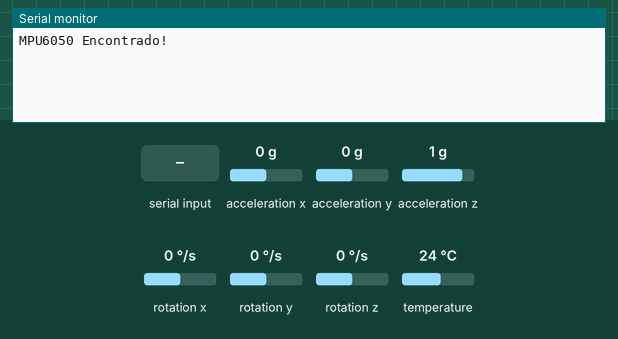
Simulated run of this sketch. Board: Arduino Uno, built with avr-gcc and run on an emulated ATmega328P. On the bench: the last lines printed to the serial monitor. The test bench sets the inputs (shaded band); at power-on: acceleration x 0 g, acceleration y 0 g, acceleration z 1 g, rotation x 0 °/s, rotation y 0 °/s, rotation z 0 °/s, temperature 24 °C.

Above: at 0.9 s.
1.0 s: "0" received over Serial
At 1.4 s:
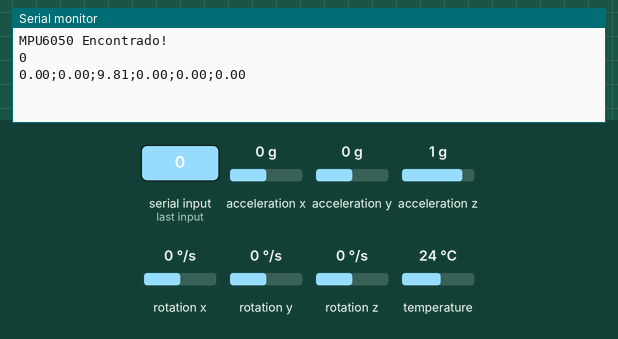
2.5 s: acceleration x set to -1.4 g
At 2.9 s:
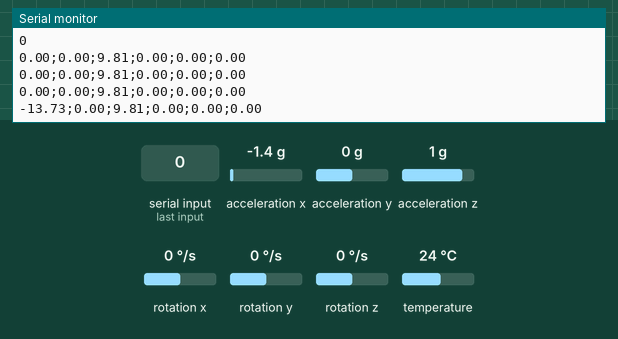
4.0 s: acceleration y set to -1.4 g
At 4.4 s:
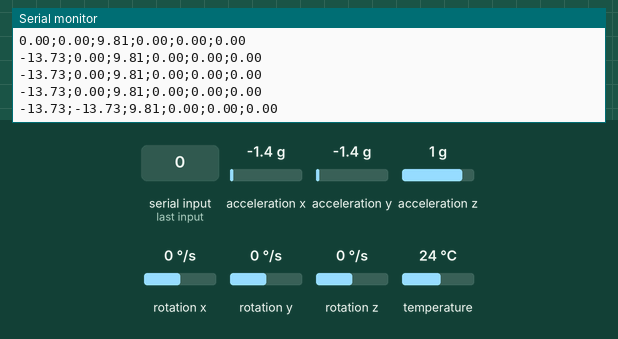
5.5 s: acceleration z set to -1.4 g
At 5.9 s:
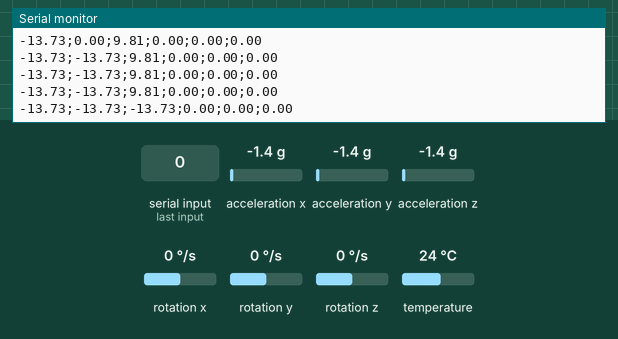
7.0 s: rotation x set to -192 °/s
At 7.5 s:
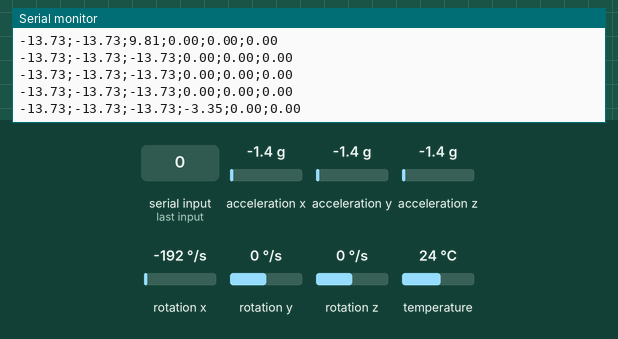
8.5 s: rotation y set to -192 °/s
At 9.0 s:
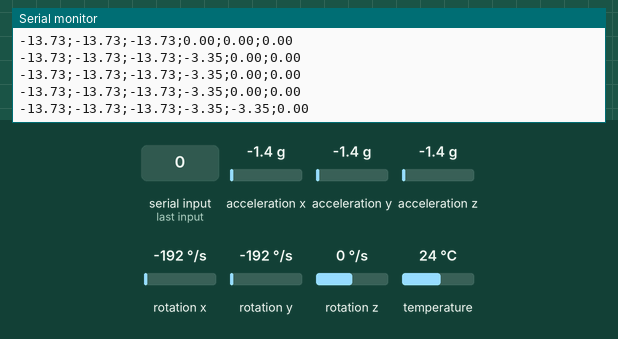

The sketch:

Leitura_mpu6050.ino
```cpp
/*
* Código retirado e adaptado de: https://lastminuteengineers.com/mpu6050-accel-gyro-arduino-tutorial/
* Adaptado por: shynzo
*
*/
#include <Adafruit_MPU6050.h>
#include <Adafruit_Sensor.h>
#include <Wire.h>

Adafruit_MPU6050 mpu;
int configg = 0;
char command;

void setup(void) {
  Serial.begin(115200);
  // Tentando inicializar
  while (!mpu.begin()) {
    Serial.println("Falha ao encontrar MPU6050 chip");
    delay(10);
    if (mpu.begin()) {
      break;
    }
  } //Enquanto não conseguir encontrar o chip MPU6050, irá ficar neste loop
  Serial.println("MPU6050 Encontrado!");
  Wire.begin(); //Inicializando leitura
  while (1){ //Neste loop, fica ao aguardo da configuração da escala do acelerômetro
    if (Serial.available()) {
      Serial.println(configg);
      command = Serial.read(); //Lê o comando Serial advindo do Python
      if (command == '0') {
        mpu.setAccelerometerRange(MPU6050_RANGE_2_G); //Setta para +-2g
        break;
      }
      else if (command == '1') {
        mpu.setAccelerometerRange(MPU6050_RANGE_4_G); //Setta para +-4g
        break;
      }
      else if (command == '2') {
        mpu.setAccelerometerRange(MPU6050_RANGE_8_G); //Setta para +-8g
        break;
      }
      else if (command == '3') {
        mpu.setAccelerometerRange(MPU6050_RANGE_16_G); //Setta para +-16g
        break;
      }
      else {
        continue;
      }
    }
  }
  // setta escala de giroscopio para +- 500 deg/s
  mpu.setGyroRange(MPU6050_RANGE_500_DEG);
  // setta filtro de largura de banda 21hz
  mpu.setFilterBandwidth(MPU6050_BAND_21_HZ);
}

void loop() {
  sensors_event_t a, g, temp; // Lê os eventos do sensor
  mpu.getEvent(&a, &g, &temp); //
  /* Printa os dados em uma linha serial */
  Serial.println((String)a.acceleration.x + ";" + (String)a.acceleration.y + ";" + (String)a.acceleration.z + ";" + (String)g.gyro.x + ";" + (String)g.gyro.y + ";" + (String)g.gyro.z);
  /*
    Caso necessite testar, tire este pedaço de código de comentário
    e comente a linha 61.
    Serial.print("Acceleration X: ");
    Serial.print(a.acceleration.x);
    Serial.print(", Y: ");
    Serial.print(a.acceleration.y);
    Serial.print(", Z: ");
    Serial.print(a.acceleration.z);
    Serial.println(" m/s^2");

    Serial.print("Rotation X: ");
    Serial.print(g.gyro.x);
    Serial.print(", Y: ");
    Serial.print(g.gyro.y);
    Serial.print(", Z: ");
    Serial.print(g.gyro.z);
    Serial.println(" rad/s");

    Serial.print("Temperature: ");
    Serial.print(temp.temperature);
    Serial.println(" degC");

    Serial.println("");
  */
  delay(500);
}
```

Measured:
- after the input at 1.0 s, the serial monitor: prints a new line at once (image 1)
- after the input at 2.5 s, the serial monitor: prints a new line at once (image 2)
- after the input at 4.0 s, the serial monitor: prints a new line at once (image 3)
- after the input at 5.5 s, the serial monitor: prints a new line at once (image 4)
- after the input at 7.0 s, the serial monitor: prints a new line at once (image 5)
- after the input at 8.5 s, the serial monitor: prints a new line after 0.05 s (image 6)
